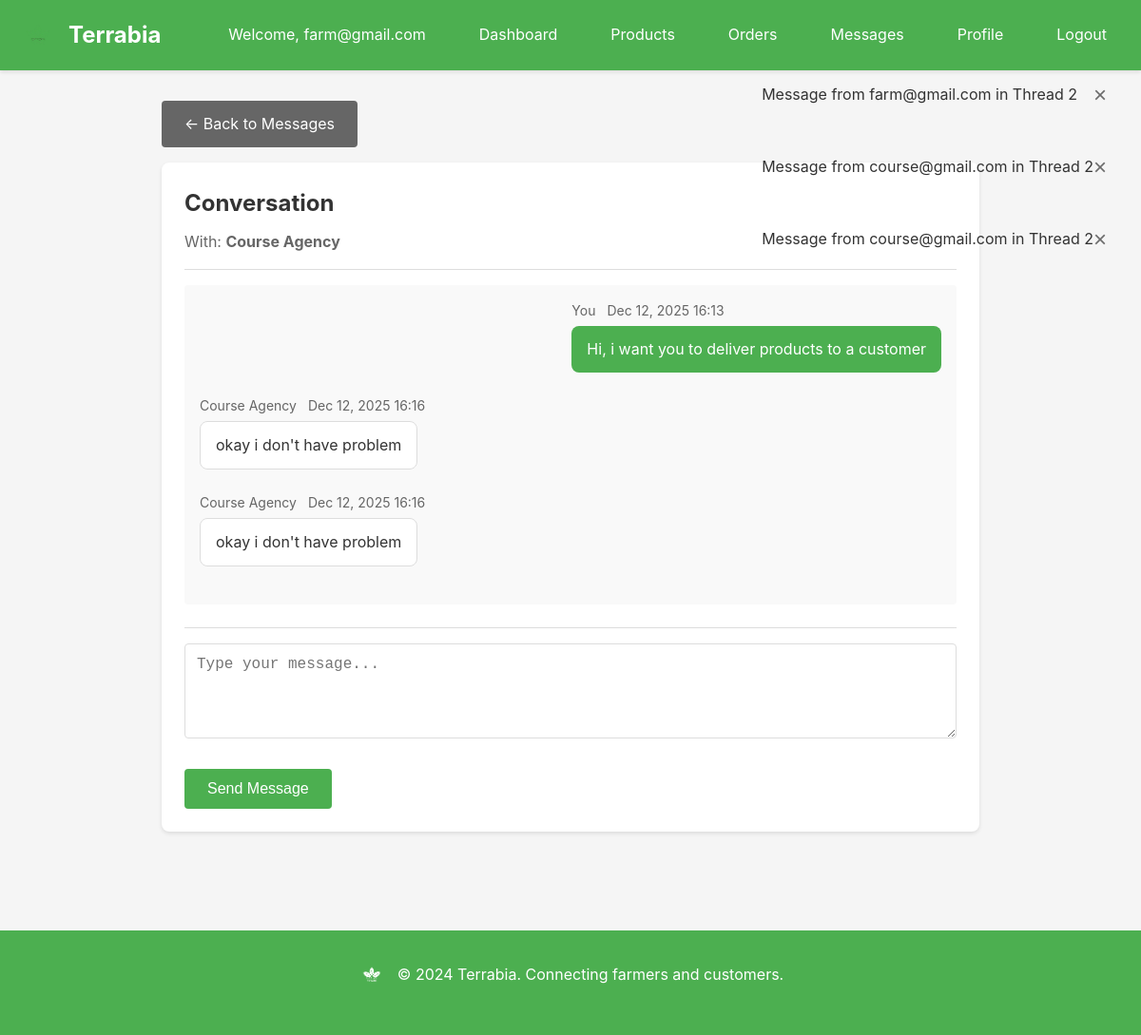
Page /messages/farmer/messages/2/ (signed in) on the committed database.
### accounts/models.py (models this page shows, shortened)
class User(AbstractUser):
    ROLE_CUSTOMER = "customer"
    ROLE_FARMER = "farmer"
    ROLE_ADMIN = "admin"
    ROLE_AGENCY = "delivery_agency"
    ROLE_CHOICES = [
        (ROLE_CUSTOMER, "Customer"),
        (ROLE_FARMER, "Farmer"),
        (ROLE_ADMIN, "Administrator"),
        (ROLE_AGENCY, "Delivery agency"),
    ]
    role = models.CharField(max_length=20, choices=ROLE_CHOICES, null=True, blank=True)

class DeliveryAgency(models.Model):
    STATUS_PENDING = "pending"
    STATUS_VERIFIED = "verified"
    STATUS_REJECTED = "rejected"
    STATUS_CHOICES = [
        (STATUS_PENDING, "Pending"),
        (STATUS_VERIFIED, "Verified"),
        (STATUS_REJECTED, "Rejected"),
    ]
    account = models.OneToOneField(User, on_delete=models.CASCADE, related_name='agency_profile', help_text="User account")
    email = models.EmailField(unique=True, help_text="Email for login")
    agency_name = models.CharField(max_length=120, help_text="Agency name")
    phone_number = models.CharField(max_length=30, blank=True, null=True, help_text="Phone number")
    address = models.TextField(blank=True, null=True, help_text="Agency address")
    coverage_area = models.ForeignKey(CoverageArea, on_delete=models.SET_NULL, null=True, blank=True, related_name='agencies', help_text="Primary coverage area")
    license_number = models.CharField(max_length=50)
    status = models.CharField(
        max_length=20,
        choices=STATUS_CHOICES,
        default=STATUS_PENDING,
    )
    member_since = models.DateTimeField(auto_now_add=True)
    created_at = models.DateTimeField(auto_now_add=True)
    updated_at = models.DateTimeField(auto_now=True)
    class Meta:
        verbose_name = "Delivery Agency"
        verbose_name_plural = "Delivery Agencies"
    @property
    def name(self):
        """Alias for agency_name for backward compatibility."""
        return self.agency_name

### messaging/models.py (models this page shows, shortened)
class Message(models.Model):
    thread = models.ForeignKey(MessageThread, on_delete=models.CASCADE, related_name="messages")
    sender = models.ForeignKey(User, on_delete=models.CASCADE, related_name='sent_messages')
    content = models.TextField()
    is_read = models.BooleanField(default=False)
    created_at = models.DateTimeField(auto_now_add=True)
    class Meta:
        ordering = ['created_at']
    def __str__(self):
        return f"Message from {self.sender.username} in Thread {self.thread.id}"

class MessageThread(models.Model):
    order = models.ForeignKey(Order, on_delete=models.SET_NULL, null=True, blank=True, related_name='threads')
    participants = models.ManyToManyField(User, related_name='threads')
    subject = models.CharField(max_length=200, blank=True)
    created_at = models.DateTimeField(auto_now_add=True)
    updated_at = models.DateTimeField(auto_now=True)
    class Meta:
        ordering = ['-updated_at']
    def get_other_participant(self, user):
        participants = self.participants.exclude(id=user.id)
        return participants.first() if participants.exists() else None

### messaging/views.py (the view, shortened to what this page needs)
# urls.py: path('farmer/messages/<int:thread_id>/', views.farmer_message_thread, name='farmer_thread'),
@farmer_required
def farmer_message_thread(request, thread_id):
    try:
        farmer = request.user.farmer_profile
    except FarmerProfile.DoesNotExist:
        messages.error(request, "Farmer profile not found.")
        return redirect('accounts:login')
    thread = get_object_or_404(MessageThread, id=thread_id, participants=request.user)
    thread.messages.filter(is_read=False).exclude(sender=request.user).update(is_read=True)
    message_list = thread.messages.all()
    other_participant = thread.get_other_participant(request.user)
    context = {
        'thread': thread,
        'messages': message_list,
        'other_participant': other_participant,
    }
    return render(request, 'messaging/farmer_thread.html', context)

### templates/messaging/farmer_thread.html (shortened to what this page needs)
{% extends 'base.html' %}
{% block content %}
<div class="container" style="max-width: 900px;">
    <div style="margin-bottom: 1rem;">
        <a href="{% url 'messaging:farmer_messages' %}" class="btn btn-secondary">← Back to Messages</a>
    </div>
    <div class="card">
        <div style="border-bottom: 1px solid var(--border-color); padding-bottom: 1rem; margin-bottom: 1rem;">
            <h2 style="margin-bottom: 0.5rem;">
                Conversation
            </h2>
            {% if other_participant %}
                <div style="color: var(--text-light);">
                    With:
                    {% if other_participant.role == 'delivery_agency' %}
                        <strong>{{ other_participant.agency_profile.agency_name }}</strong>
                    {% else %}
                        <strong>{{ other_participant.username }}</strong>
                    {% endif %}
                </div>
            {% endif %}
        </div>
        <div style="max-height: 500px; overflow-y: auto; margin-bottom: 1.5rem; padding: 1rem; background: var(--bg-light); border-radius: 4px;">
            {% for message in messages %}
                <div style="margin-bottom: 1.5rem; {% if message.sender == user %}text-align: right;{% endif %}">
                    <div style="display: inline-block; max-width: 70%; text-align: left;">
                        <div style="font-size: 0.875rem; color: var(--text-light); margin-bottom: 0.25rem;">
                            {% if message.sender == user %}
                                You
                            {% else %}
                                {% if message.sender.role == 'delivery_agency' %}
                                    {{ message.sender.agency_profile.agency_name }}
                                {% else %}
                                    {{ message.sender.username }}
                                {% endif %}
                            {% endif %}
                            <span style="margin-left: 0.5rem;">{{ message.created_at|date:"M d, Y H:i" }}</span>
                        </div>
                        <div style="padding: 0.75rem 1rem; background: {% if message.sender == user %}var(--primary-color); color: white;{% else %}white; border: 1px solid var(--border-color);{% endif %}; border-radius: 8px; display: inline-block;">
                            {{ message.content|linebreaks }}
                        </div>
                    </div>
                </div>
            {% empty %}
                <div style="text-align: center; color: var(--text-light); padding: 2rem;">
                    No messages yet. Start the conversation!
                </div>
            {% endfor %}
        </div>
        <form method="post" style="border-top: 1px solid var(--border-color); padding-top: 1rem;">
            <div class="form-group">
                <textarea name="content" class="form-control" rows="3" placeholder="Type your message..." required></textarea>
            </div>
            <button type="submit" class="btn btn-primary">Send Message</button>
        </form>
    </div>
</div>
{% endblock %}

### templates/base.html (shortened to what this page needs)
<!DOCTYPE html>
<html lang="en">
<head>
    {% load static %}
    <link rel="stylesheet" href="{% static 'css/main.css' %}">
</head>
<body>
    <nav class="navbar">
        <div class="container">
            <div class="nav-brand">
                <a href="{% url 'accounts:landing' %}" style="display: flex; align-items: center; gap: 0.75rem; text-decoration: none; color: var(--white);">
                    <img src="{% static 'images/logo.png' %}" alt="Terrabia Logo" style="height: 40px; width: auto;">
                    <span style="font-size: 1.5rem; font-weight: bold;">Terrabia</span>
                </a>
            </div>
            <div class="nav-menu">
                {% if user.is_authenticated %}
                    <span class="nav-user">Welcome, {{ user.username }}</span>
                    {% if user.role == 'customer' %}
                        <a href="{% url 'customer:home' %}">Home</a>
                        <a href="{% url 'orders:cart' %}">Cart</a>
                        <a href="{% url 'customer:orders' %}">Orders</a>
                        <a href="{% url 'customer:profile' %}">Profile</a>
                    {% elif user.role == 'farmer' %}
                        <a href="{% url 'farmer:dashboard' %}">Dashboard</a>
                        <a href="{% url 'farmer:products' %}">Products</a>
                        <a href="{% url 'farmer:orders' %}">Orders</a>
                        <a href="{% url 'messaging:farmer_messages' %}">Messages</a>
                        <a href="{% url 'farmer:profile' %}">Profile</a>
                    {% elif user.role == 'delivery_agency' %}
                        <a href="{% url 'agency:dashboard' %}">Dashboard</a>
                        <a href="{% url 'agency:deliveries' %}">Deliveries</a>
                        <a href="{% url 'messaging:agency_messages' %}">Messages</a>
                        <a href="{% url 'agency:profile' %}">Profile</a>
                    {% elif user.role == 'admin' %}
                        <a href="{% url 'platform_admin:dashboard' %}">Dashboard</a>
                        <a href="{% url 'platform_admin:users' %}">Users</a>
                        <a href="{% url 'platform_admin:agencies' %}">Agencies</a>
                        <a href="{% url 'platform_admin:payments' %}">Payments</a>
                    {% endif %}
                    <a href="{% url 'accounts:logout' %}">Logout</a>
                {% else %}
                    <a href="{% url 'accounts:join' %}">Get Started</a>
                    <a href="{% url 'accounts:login' %}">Sign In</a>
                {% endif %}
            </div>
        </div>
    </nav>
    {% if messages %}
        <div class="messages-container">
            {% for message in messages %}
                <div class="alert alert-{{ message.tags }}">
                    {{ message }}
                    <button class="close-btn" onclick="this.parentElement.remove()">&times;</button>
                </div>
            {% endfor %}
        </div>
    {% endif %}
    <main class="main-content">
        {% block content %}{% endblock %}
    </main>
    <footer class="footer">
        <div class="container">
            <div style="display: flex; align-items: center; justify-content: center; gap: 0.75rem; margin-bottom: 1rem;">
                <img src="{% static 'images/logo.png' %}" alt="Terrabia Logo" style="height: 30px; width: auto; filter: brightness(0) invert(1);">
                <p style="margin: 0;">&copy; 2024 Terrabia. Connecting farmers and customers.</p>
            </div>
        </div>
    </footer>
</body>
</html>

### static/css/main.css (style rules this page uses)
* { margin: 0; padding: 0; box-sizing: border-box; }
:root { --terrabia-green: #4CAF50; --primary-color: #4CAF50; --secondary-color: #45a049; --accent-color: #66bb6a; --status-pending: #FF9800; --status-delivered: #4CAF50; --status-processing: #2196F3; --status-cancelled: #F44336; --status-completed: #4CAF50; --metric-sales: #4CAF50; --metric-orders: #2196F3; --metric-in-stock: #FF9800; --metric-out-of-stock: #F44336; --text-color: #333; --text-light: #666; --bg-color: #f5f5f5; --bg-light: #f9f9f9; --white: #ffffff; --border-color: #ddd; --success-color: #4CAF50; --error-color: #F44336; --warning-color: #FF9800; --info-color: #2196F3; }
body { font-family: -apple-system, BlinkMacSystemFont, 'Segoe UI', Roboto, 'Helvetica Neue', Arial, sans-serif; color: var(--text-color); background-color: var(--bg-color); line-height: 1.6; }
.container { max-width: 1200px; margin: 0 auto; padding: 0 20px; }
.navbar { background-color: var(--primary-color); color: var(--white); padding: 1rem 0; box-shadow: 0 2px 4px rgba(0,0,0,0.1); }
.navbar .container { display: flex; justify-content: space-between; align-items: center; }
.nav-brand a { color: var(--white); text-decoration: none; font-size: 1.5rem; font-weight: bold; display: flex; align-items: center; gap: 0.75rem; }
.nav-brand img { height: 40px; width: auto; display: block; }
.nav-menu { display: flex; gap: 1.5rem; align-items: center; }
.nav-menu a { color: var(--white); text-decoration: none; padding: 0.5rem 1rem; border-radius: 4px; transition: background-color 0.3s; }
.nav-user { color: var(--white); margin-right: 1rem; }
.messages-container { position: fixed; top: 70px; right: 20px; z-index: 1000; max-width: 400px; }
.alert { padding: 1rem; margin-bottom: 1rem; border-radius: 4px; display: flex; justify-content: space-between; align-items: center; animation: slideIn 0.3s ease-out; }
.close-btn { background: none; border: none; font-size: 1.5rem; cursor: pointer; color: inherit; opacity: 0.7; }
.main-content { min-height: calc(100vh - 200px); padding: 2rem 0; }
.card { background: var(--white); border-radius: 8px; padding: 1.5rem; margin-bottom: 1.5rem; box-shadow: 0 2px 4px rgba(0,0,0,0.1); }
.btn { display: inline-block; padding: 0.75rem 1.5rem; border: none; border-radius: 4px; cursor: pointer; text-decoration: none; font-size: 1rem; transition: all 0.3s; text-align: center; }
.btn-primary { background-color: var(--primary-color); color: var(--white); }
.btn-secondary { background-color: #666; color: var(--white); }
.form-group { margin-bottom: 1.5rem; }
.form-control { width: 100%; padding: 0.75rem; border: 1px solid var(--border-color); border-radius: 4px; font-size: 1rem; transition: border-color 0.3s; }
textarea.form-control { resize: vertical; min-height: 100px; }
.footer { background-color: var(--primary-color); color: var(--white); padding: 2rem 0; text-align: center; margin-top: 3rem; }

### rows in the picture
User: username "farm@gmail.com"
Message: sender+thread "Message from farm@gmail.com in Thread 2", shows "You", created_at "Dec 12, 2025 16:13", content "Hi, i want you to deliver products to a customer"
Message: sender+thread "Message from course@gmail.com in Thread 2", sender.agency_profile.agency_name "Course Agency", created_at "Dec 12, 2025 16:16", content "okay i don't have problem"
Message: sender+thread "Message from course@gmail.com in Thread 2", sender.agency_profile.agency_name "Course Agency", created_at "Dec 12, 2025 16:16", content "okay i don't have problem"
User: agency_profile.agency_name "Course Agency"
